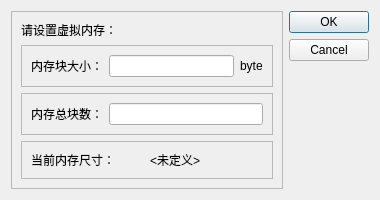
<?xml version="1.0" encoding="UTF-8"?>
<ui version="4.0">
 <class>inputMemorySizeDialog</class>
 <widget class="QDialog" name="inputMemorySizeDialog">
  <property name="geometry">
   <rect>
    <x>0</x>
    <y>0</y>
    <width>380</width>
    <height>180</height>
   </rect>
  </property>
  <property name="windowTitle">
   <string>OS模拟系统——内存设置 </string>
  </property>
  <layout class="QHBoxLayout" name="horizontalLayout_3">
   <item>
    <widget class="QFrame" name="frame">
     <property name="frameShape">
      <enum>QFrame::StyledPanel</enum>
     </property>
     <property name="frameShadow">
      <enum>QFrame::Raised</enum>
     </property>
     <layout class="QVBoxLayout" name="verticalLayout">
      <item>
       <widget class="QLabel" name="label">
        <property name="text">
         <string>请设置虚拟内存：</string>
        </property>
       </widget>
      </item>
      <item>
       <widget class="QFrame" name="frame_2">
        <property name="frameShape">
         <enum>QFrame::StyledPanel</enum>
        </property>
        <property name="frameShadow">
         <enum>QFrame::Raised</enum>
        </property>
        <layout class="QHBoxLayout" name="horizontalLayout">
         <item>
          <widget class="QLabel" name="label_2">
           <property name="text">
            <string>内存块大小：</string>
           </property>
          </widget>
         </item>
         <item>
          <widget class="QLineEdit" name="lineEdit">
           <property name="text">
            <string/>
           </property>
          </widget>
         </item>
         <item>
          <widget class="QLabel" name="label_4">
           <property name="text">
            <string>byte</string>
           </property>
          </widget>
         </item>
        </layout>
        <zorder>label_2</zorder>
        <zorder>label_4</zorder>
        <zorder>lineEdit</zorder>
       </widget>
      </item>
      <item>
       <widget class="QFrame" name="frame_3">
        <property name="frameShape">
         <enum>QFrame::StyledPanel</enum>
        </property>
        <property name="frameShadow">
         <enum>QFrame::Raised</enum>
        </property>
        <layout class="QHBoxLayout" name="horizontalLayout_2">
         <item>
          <widget class="QLabel" name="label_3">
           <property name="text">
            <string>内存总块数：</string>
           </property>
          </widget>
         </item>
         <item>
          <widget class="QLineEdit" name="lineEdit_2">
           <property name="text">
            <string/>
           </property>
          </widget>
         </item>
        </layout>
       </widget>
      </item>
      <item>
       <widget class="QFrame" name="frame_4">
        <property name="frameShape">
         <enum>QFrame::StyledPanel</enum>
        </property>
        <property name="frameShadow">
         <enum>QFrame::Raised</enum>
        </property>
        <layout class="QHBoxLayout" name="horizontalLayout_4">
         <item>
          <widget class="QLabel" name="label_5">
           <property name="text">
            <string>当前内存尺寸：</string>
           </property>
          </widget>
         </item>
         <item>
          <widget class="QLabel" name="label_6">
           <property name="text">
            <string>&lt;未定义&gt;</string>
           </property>
          </widget>
         </item>
        </layout>
       </widget>
      </item>
     </layout>
    </widget>
   </item>
   <item>
    <widget class="QDialogButtonBox" name="buttonBox">
     <property name="orientation">
      <enum>Qt::Vertical</enum>
     </property>
     <property name="standardButtons">
      <set>QDialogButtonBox::Cancel|QDialogButtonBox::Ok</set>
     </property>
    </widget>
   </item>
  </layout>
 </widget>
 <resources/>
 <connections>
  <connection>
   <sender>buttonBox</sender>
   <signal>accepted()</signal>
   <receiver>inputMemorySizeDialog</receiver>
   <slot>accept()</slot>
   <hints>
    <hint type="sourcelabel">
     <x>248</x>
     <y>254</y>
    </hint>
    <hint type="destinationlabel">
     <x>157</x>
     <y>274</y>
    </hint>
   </hints>
  </connection>
  <connection>
   <sender>buttonBox</sender>
   <signal>rejected()</signal>
   <receiver>inputMemorySizeDialog</receiver>
   <slot>reject()</slot>
   <hints>
    <hint type="sourcelabel">
     <x>316</x>
     <y>260</y>
    </hint>
    <hint type="destinationlabel">
     <x>286</x>
     <y>274</y>
    </hint>
   </hints>
  </connection>
 </connections>
</ui>
